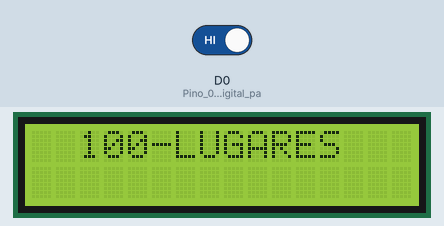
A sketch run on a simulated ESP8266 (NodeMCU). Shown: 16×2 character LCD. Inputs (shaded band) come from the test bench; at power-on: D0 (Pino_0_entrada_digital_pa) HIGH. WiFi joins after 1.5 s; servers stay silent unless stated; what the sketch prints to the serial monitor is not drawn.

Above: at 2.7 s.
At 8.8 s:
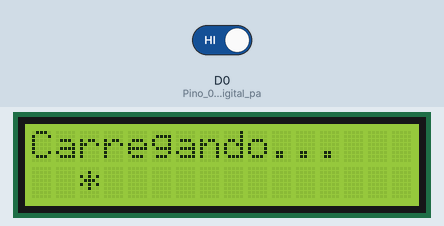
8.9 s: D0 (Pino_0_entrada_digital_pa) driven LOW
At 17.4 s:
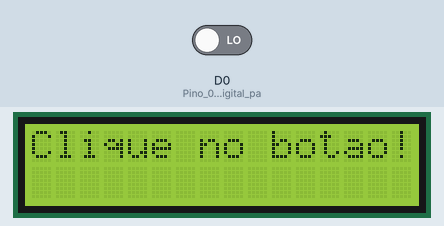
18.3 s: D0 (Pino_0_entrada_digital_pa) driven HIGH
At 22.8 s:
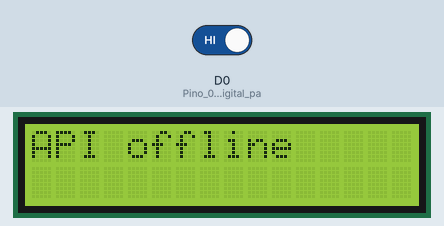
Timing chart, 0 to 24.3 s (numbered marks = the images above; inputs shaded):
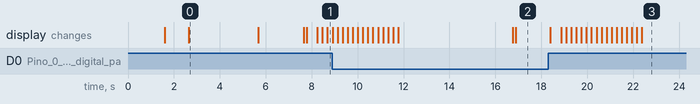

Measured:
- after the input at 8.9 s, the display: first differs from a run without the input after 8.0 s (image 2)
- after the input at 18.3 s, the display: first changes after 0.09 s (image 3 shows a later state)
- what the display in image 0 shows lasts 3.1 s, from 2.6 s to 5.7 s

The sketch:

ESP_Code.ino
```cpp
#include <ESP8266WiFi.h>
#include <WiFiClient.h>
#include <ESP8266WebServer.h>
#include <ESP8266HTTPClient.h>
#include <Wire.h>
#include <LiquidCrystal_I2C.h>
#include <ArduinoJson.h>
#include <CTBot.h>

LiquidCrystal_I2C lcd(0x27,16,2);

//definição da senha do Wi-Fi + IP do Servidor
const char *ssid = ""; //nome da rede wifi
const char *password = ""; //senha da rede wifi
const char *LocalSelecionado = "";
const char *LinkURL = "";
String Link = "http://127.0.01/Restaurant"; //URL do endpoint na API
String token = ""; //Token bot Telegram
int cont = 0;

WiFiClient wifiClient;
HTTPClient http;
CTBot myBot;

void setup()
{
  //serial
  Serial.begin(9600);
  //Inicialização do LCD com o conversor I2C
  lcd.init();
  lcd.setBacklight(HIGH);
  lcd.clear();
  lcd.print("Iniciando...");

  pinMode(D0,INPUT);  //Pino 0 entrada digital para o botão
  WiFi.mode(WIFI_OFF);
  delay(1000);
  WiFi.mode(WIFI_STA);
  WiFi.begin(ssid, password);
  while (WiFi.status() != WL_CONNECTED)
  {
    delay(500);
    lcd.setCursor(2, 0);
    lcd.print("Start Wi-Fi");
    lcd.clear();
  }

  //conectando o bot do telegram
  myBot.wifiConnect(ssid, password);
  myBot.setTelegramToken(token);

  //Apresentação do APP 1
  lcd.clear();
  lcd.setCursor(2, 0);
  lcd.print("100-LUGARES");
  delay (3000);
  lcd.clear();

  //Apresentação do APP 2
  lcd.setCursor(0, 0);
  lcd.print("Nos escolhemos");
  lcd.setCursor(4, 1);
  lcd.print("para vc!");
  delay(2000);
  lcd.clear();

}

void loop()
{
  TBMessage msg;

  //Verifica se chegou alguma mensagem
  if(myBot.getNewMessage(msg))
  {
    //Verifica se foi recebida a mensagem
    if(msg.text.equalsIgnoreCase("Restaurante"))
    {
      http.begin(wifiClient,Link);
      int httpCode = http.GET();
      delay(250);
      String payload = http.getString();
      http.end();
      //Fim do request HTTP

      //Obtendo local selecionado a partir do JSON entregue pela API
      DynamicJsonDocument doc(1024);
      deserializeJson(doc, payload);
      LocalSelecionado = doc["LocalSelecionado"];
      LinkURL = doc["LinkURL"];

      String Place = String(LocalSelecionado);
      int length = Place.length();

      if(length!=0)
      {
        String reply;
        reply = (String)"Ola " + msg.sender.firstName + (String)", o local selecionado foi: " + LocalSelecionado + (String) ". \nClique no link para visitar o site: " + LinkURL ;
        myBot.sendMessage(msg.sender.id,reply);
        delay(500);
      }
      else
      {
        String reply;
        reply = (String) "O servidor está offline.";
        myBot.sendMessage(msg.sender.id,reply);
      }

    }
    else
    {
      String reply;
      reply = (String)"Ola " + msg.sender.firstName + (String)", Digite Restaurante para descobrir onde você vai hoje!";
      myBot.sendMessage(msg.sender.id, reply);
    }
  }

  if(digitalRead(D0)==0)
  {
    if(cont == 0)
    {
      lcd.setCursor(0, 0);
      lcd.print("Clique no botao!");
      delay(1000);
      cont = cont + 1;
    }
  }

  if(digitalRead(D0)==1) //Se o botão for pressionado
  {
    lcd.clear();
    lcd.setCursor(0, 0);
    lcd.print("Buscando...");

    cont = 0;
    http.begin(wifiClient,Link);
    int httpCode = http.GET();
    delay(250);
    String payload = http.getString();
    http.end();
    //Fim do request HTTP

    //Obtendo local selecionado a partir do JSON entregue pela API
    DynamicJsonDocument doc(1024);
    deserializeJson(doc, payload);
    LocalSelecionado = doc["LocalSelecionado"];
    LinkURL = doc["LinkURL"];

    for (int i = 0; i <= 15; i++)
    {
      lcd.clear();
      lcd.setCursor(0, 0);
      lcd.print("Carregando...");
      lcd.setCursor(i, 1);
      lcd.print("*");
      delay (200);
      lcd.clear();
  	}
    String Place = String(LocalSelecionado);
    int length = Place.length();
    Serial.print("Tamanho da string:");
    Serial.println(length);

    if(length == 0)
    {
      Serial.println(WiFi.localIP());
      Serial.println(WiFi.status());
      lcd.print("API offline");
      delay(5000);
      lcd.clear();
    }
    else
    {
      lcd.print(LocalSelecionado);
      delay(5000);
      lcd.clear();
    }
  }
  else
  {
    return;
  }
}
```
